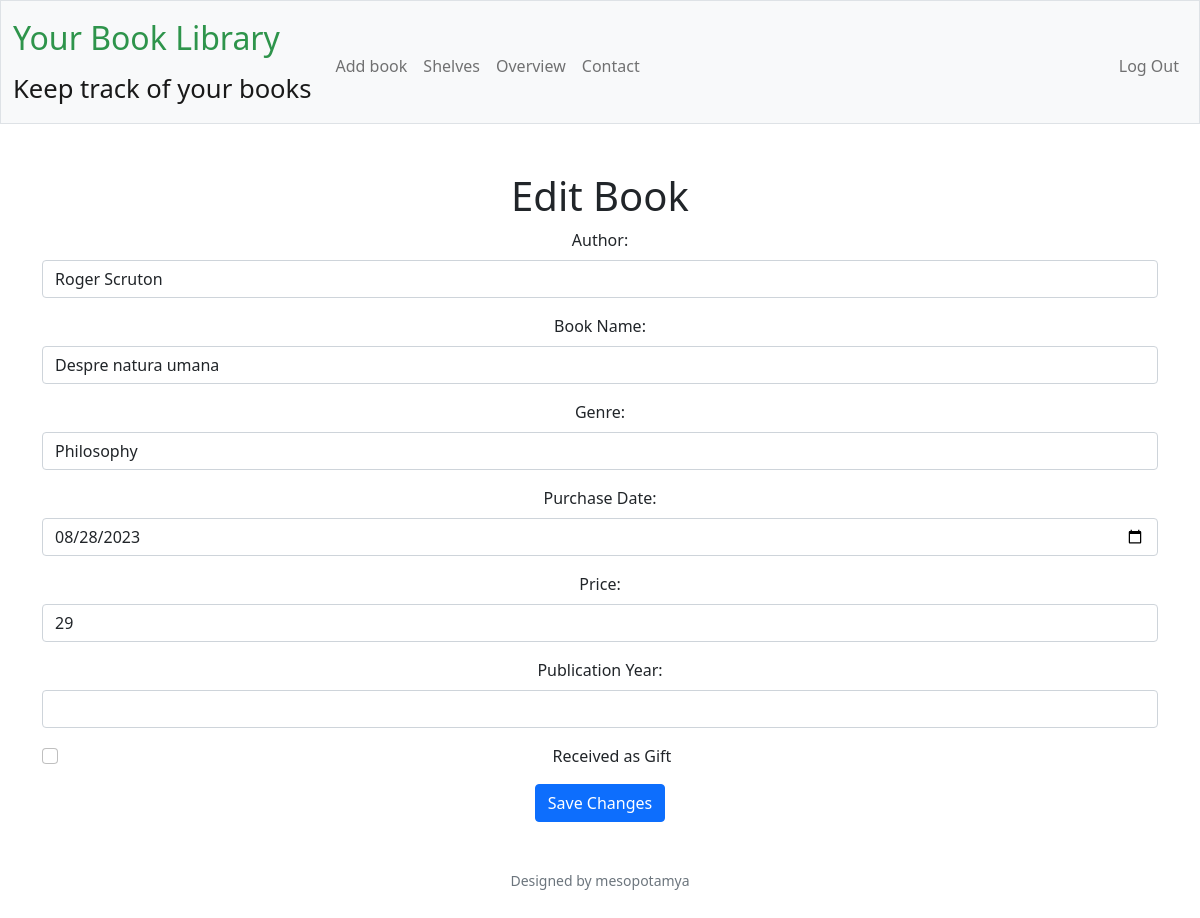
/edit_book/1 (signed in), run on the app's committed database.
### tables this page shows
CREATE TABLE books (
    id INTEGER PRIMARY KEY AUTOINCREMENT,
    author TEXT NOT NULL,
    book_name TEXT NOT NULL,
    genre TEXT NOT NULL,
    purchase_date DATE NOT NULL,
    price DECIMAL(10, 2) NOT NULL,
    ISBN TEXT,
    user_id INTEGER,
    action TEXT,
    details TEXT,
    date_created TIMESTAMP DEFAULT CURRENT_TIMESTAMP,
    book_gift INTEGER DEFAULT 0, currency TEXT,    
    FOREIGN KEY (user_id) REFERENCES users(id)
);

### app.py (the view, shortened to what this page needs)
@app.route("/edit_book/<book_id>", methods=["GET", "POST"])
@login_required
def edit_book(book_id):
    try:
        book_id = int(book_id)
    except ValueError:
        flash("Invalid book ID", "error")
        return redirect(url_for("shelves"))
    user_id = session.get("user_id")
    book = db.execute(
        "SELECT * FROM books WHERE id = ? AND user_id = ?", book_id, user_id
    )
    if not book:
        flash("Book not found or unauthorized access", "error")
        return redirect(url_for("shelves"))
    book = book[0] if book else None  # Extract the book if found
    return render_template("edit_book.html", book=book)

### app.py (called while the page is built)
@app.after_request
def after_request(response):
    response.headers["Cache-Control"] = "no-cache, no-store, must-revalidate"
    response.headers["Expires"] = 0
    response.headers["Pragma"] = "no-cache"
    return response

### helpers.py (called while the page is built)
def login_required(f):
    @wraps(f)
    def decorated_function(*args, **kwargs):
        if session.get("user_id") is None:
            return redirect("/login")
        return f(*args, **kwargs)
    return decorated_function

### templates/edit_book.html (shortened to what this page needs)
{% extends "layout.html" %}
{% block main %}
    <div class="container">
        <h1>Edit Book</h1>
        <form action="{{ url_for('edit_book', book_id=book.id) }}" method="post">
            <div class="mb-3">
                <label for="author" class="form-label">Author:</label>
                <input type="text" class="form-control" id="author" name="author" value="{{ book.author }}">
            </div>
            <div class="mb-3">
                <label for="book_name" class="form-label">Book Name:</label>
                <input type="text" class="form-control" id="book_name" name="book_name" value="{{ book.book_name }}">
            </div>
            <div class="mb-3">
                <label for="genre" class="form-label">Genre:</label>
                <input type="text" class="form-control" id="genre" name="genre" value="{{ book.genre }}">
            </div>
            <div class="mb-3">
                <label for="purchase_date" class="form-label">Purchase Date:</label>
                <input type="date" class="form-control" id="purchase_date" name="purchase_date" value="{{ book.purchase_date }}">
            </div>
            <div class="mb-3">
                <label for="price" class="form-label">Price:</label>
                <input type="text" class="form-control" id="price" name="price" value="{{ book.price }}">
            </div>
            <div class="mb-3">
                <label for="publication_year" class="form-label">Publication Year:</label>
                <input type="text" class="form-control" id="publication_year" name="publication_year" value="{{ book.publication_year }}">
            </div>
            <div class="form-check mb-3">
                <input type="checkbox" class="form-check-input" id="book_gift" name="book_gift" {% if book.book_gift == 1 %} checked {% endif %}>
                <label class="form-check-label" for="book_gift">Received as Gift</label>
            </div>
            <button type="submit" class="btn btn-primary">Save Changes</button>
        </form>
    </div>
{% endblock %}

### data on the page
books: author "Roger Scruton", book_name "Despre natura umana", genre "Philosophy", purchase_date "08/28/2023", price "29"
